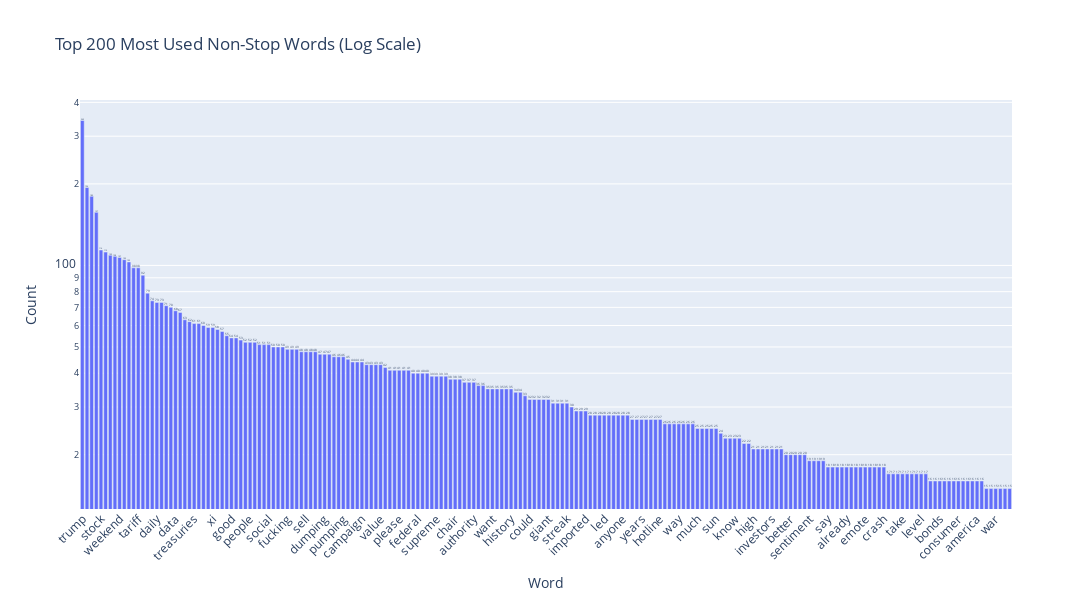

Here is the notebook cell this chart was saved with:
### Markdown cell above
### Exercise 15

### Code cell
fig = px.bar(
    df_plot,
    x="Word",
    y="Frequency",
    title="Top 200 Most Used Non-Stop Words (Log Scale)",
    text="Frequency",
    labels={"Word": "Word", "Frequency": "Count"},
)

fig.update_traces(textposition="outside")
fig.update_layout(
    xaxis_tickangle=-45,
    height=600,
    width=1200,
    yaxis_type="log"
)

fig.show()

### Figure 1 — Plotly figure (JSON) as saved in the notebook; plotly's stock layout.template omitted (floating-point values rounded to 4 significant figures; data arrays with more than 128 entries replaced by an {"elided": "..."} marker saying what was removed)
{"data": [{"hovertemplate": "Word=%{x}<br>Count=%{text}<extra></extra>", "legendgroup": "", "marker": {"color": "#636efa", "pattern": {"shape": ""}}, "name": "", "orientation": "v", "showlegend": false, "text": {"elided": "200 float values"}, "textposition": "outside", "type": "bar", "x": {"elided": "200 str values"}, "xaxis": "x", "y": {"elided": "200 int values"}, "yaxis": "y"}], "layout": {"barmode": "relative", "height": 600, "legend": {"tracegroupgap": 0}, "title": {"text": "Top 200 Most Used Non-Stop Words (Log Scale)"}, "width": 1200, "xaxis": {"anchor": "y", "domain": [0, 1], "tickangle": -45, "title": {"text": "Word"}}, "yaxis": {"anchor": "x", "domain": [0, 1], "title": {"text": "Count"}, "type": "log"}}}
